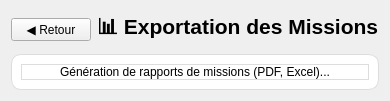
      <widget class="QWidget" name="pageExportMissions">
       <layout class="QVBoxLayout" name="layoutExportMissions">
        <item>
         <layout class="QHBoxLayout" name="headerExportMission">
          <item>
           <widget class="QPushButton" name="btnRetourExportMission">
            <property name="text">
             <string>◀ Retour</string>
            </property>
           </widget>
          </item>
          <item>
           <widget class="QLabel" name="labelTitleExportMission">
            <property name="font">
             <font>
              <pointsize>16</pointsize>
              <bold>true</bold>
             </font>
            </property>
            <property name="text">
             <string>📊 Exportation des Missions</string>
            </property>
           </widget>
          </item>
          <item>
           <spacer name="spacerExportMission">
            <property name="orientation">
             <enum>Qt::Orientation::Horizontal</enum>
            </property>
            <property name="sizeHint" stdset="0">
             <size>
              <width>0</width>
              <height>0</height>
             </size>
            </property>
           </spacer>
          </item>
         </layout>
        </item>
        <item>
         <widget class="QFrame" name="frameExportMissionPlaceholder">
          <property name="styleSheet">
           <string notr="true">background-color: white; border-radius: 10px; border: 1px solid #ddd;</string>
          </property>
          <layout class="QVBoxLayout" name="layoutExportMissionContent">
           <item>
            <widget class="QLabel" name="labelExportMissionMsg">
             <property name="text">
              <string>Génération de rapports de missions (PDF, Excel)...</string>
             </property>
             <property name="alignment">
              <set>Qt::AlignmentFlag::AlignCenter</set>
             </property>
            </widget>
           </item>
          </layout>
         </widget>
        </item>
       </layout>
      </widget>
